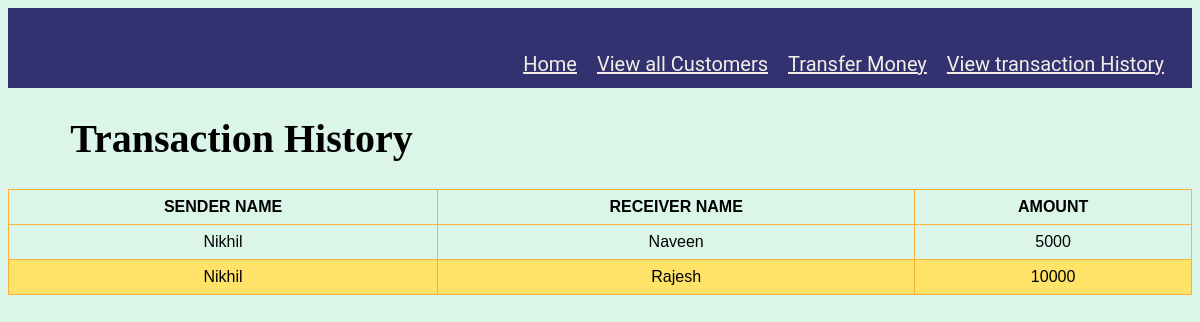
/transaction_history.php, run on the app's committed database.
### tables this page shows
CREATE TABLE `transactions` (
  `Sender` text NOT NULL,
  `Receiver` text NOT NULL,
  `Amount` int(8) NOT NULL
);

### transaction_history.php (the view, shortened to what this page needs)
<?php
	include 'connection.php';
	$q="select * from transactions";
	$result=mysqli_query($con,$q);
?>
<html>
<head>
</head>
<body>
<body style="background-color:#dbf6e9">
<link rel = "stylesheet" type = "text/css" href = "navbutton.css">
	<nav class = "navbar">
	<ul>
		<li><a href="index.php">Home</a></li>
		<li><a href = "view_customer.php">View all Customers</a></li>
		<li><a href = "transfer_money.php">Transfer Money</a></li>
		<li><a href = "transaction_history.php">View transaction History</a></li>
	</ul>
	</nav>
    <h1 align=center font-family=gabriola>Transaction History</h1>
    <table class="flat-table flat-table-1" align=center">
	<thead>
		<th>SENDER NAME</th>
		<th>RECEIVER NAME</th>
		<th>AMOUNT</th>
	</thead>
	<tbody>
		<tr align = center>
        <?php
			while($row=mysqli_fetch_array($result)){
        ?>
	<td><?php echo  $row["Sender"]; ?></td>
	<td><?php echo  $row["Receiver"]; ?></td>
	<td><?php echo  $row["Amount"]; ?></td>
	<tr align = center>
	<?php }
	?>
	</tr>
	</tbody>
	</table>
	<br><br>
</body>
</html>

### navbutton.css (style rules this page uses)
.navbar { height: 80px; width: 100%; background:#31326f; }
.navbar ul { float: right; margin-right: 20px; }
.navbar ul li { list-style: none; margin: 0 8px; display: inline-block; line-height: 80px; }
.navbar ul li a { text-transform: none; color:#f4eee8; font-size: 20px; font-family: 'Roboto', sans-serif; transition: .4s; }

### transaction_history.php (style rules this page uses)
table { font-family: arial, sans-serif; border-collapse: collapse; width: 100%; }
h1 { font-family: gabriola; font-size:40px; }
td, th { border: 1px solid #ffb037; text-align: center; padding: 8px; }
tr:nth-child(even) { background-color: #ffe268; }

### data on the page
transactions: Sender "Nikhil", Receiver "Naveen", Amount "5000"
transactions: Sender "Nikhil", Receiver "Rajesh", Amount "10000"
